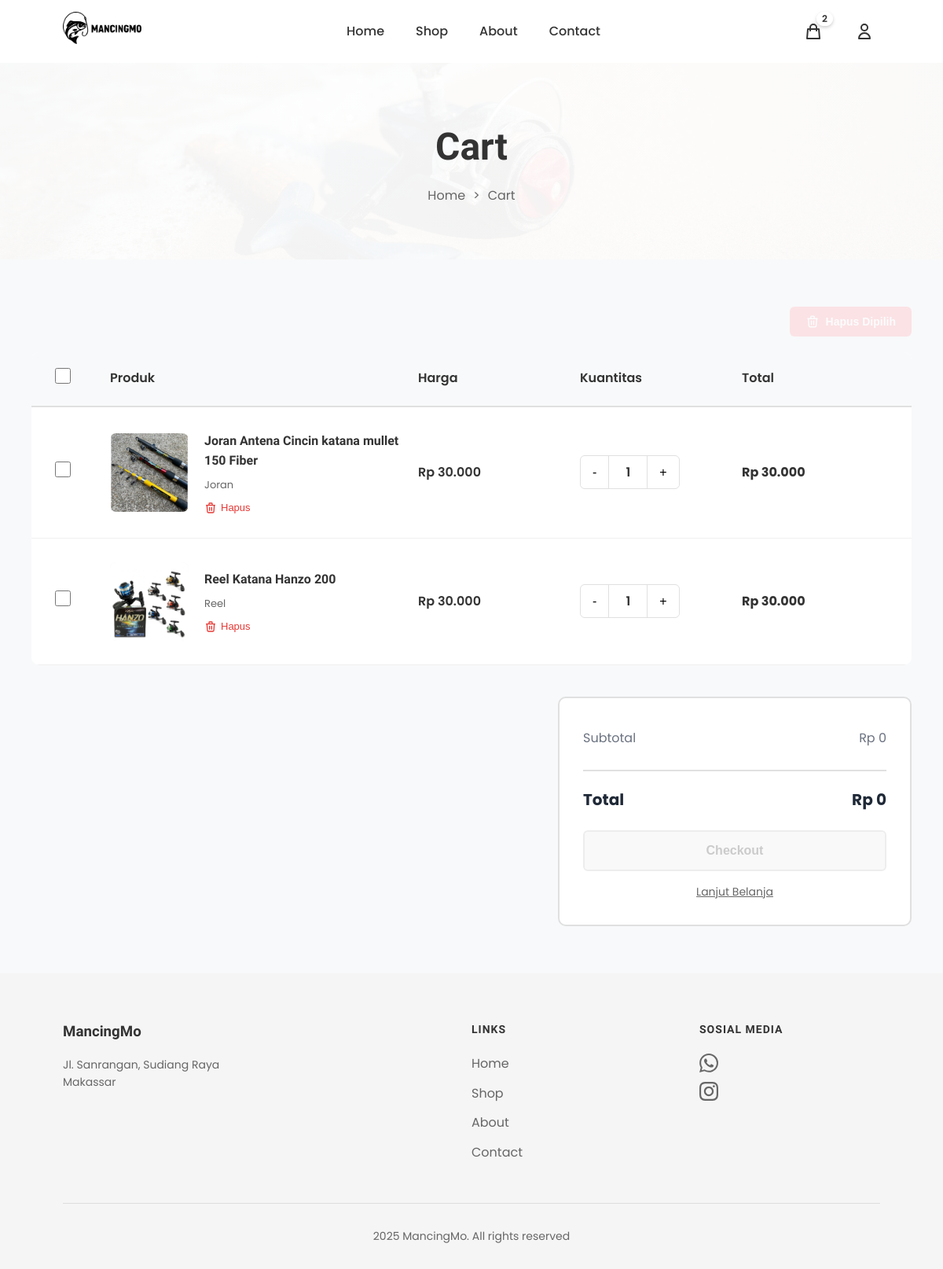
The app's page /cart/ (signed in) with its own data.
### products/models.py (models this page shows, shortened)
class Cart(models.Model):
    user = models.OneToOneField(User, on_delete=models.CASCADE, related_name='cart', verbose_name="Pengguna")
    created_at = models.DateTimeField(auto_now_add=True, verbose_name="Dibuat Pada")
    updated_at = models.DateTimeField(auto_now=True, verbose_name="Diperbarui Pada")
    class Meta:
        verbose_name = "Keranjang"
        verbose_name_plural = "Keranjang"
        app_label = 'products'
    @property
    def unique_items_count(self):
        return self.items.count()
    def get_unique_items_count(self):
        return self.unique_items_count

class CartItem(models.Model):
    cart = models.ForeignKey(Cart, on_delete=models.CASCADE, related_name='items', verbose_name="Keranjang")
    product = models.ForeignKey(Product, on_delete=models.CASCADE, verbose_name="Produk")
    quantity = models.IntegerField(default=1, verbose_name="Jumlah")
    added_at = models.DateTimeField(auto_now_add=True, verbose_name="Ditambahkan Pada")
    class Meta:
        verbose_name = "Item Keranjang"
        verbose_name_plural = "Item Keranjang"
        unique_together = ('cart', 'product')
    @property
    def subtotal(self):
        return self.product.price * self.quantity
    def get_subtotal(self):
        return self.subtotal

class Product(models.Model):
    name = models.CharField(max_length=300, verbose_name="Nama Produk")
    slug = models.SlugField(unique=True, blank=True, verbose_name="Slug")
    description = models.TextField(verbose_name="Deskripsi")
    price = models.DecimalField(max_digits=10, decimal_places=0, verbose_name="Harga")
    category = models.ForeignKey(Category, on_delete=models.CASCADE, related_name='products', verbose_name="Kategori")
    stock = models.IntegerField(default=0, verbose_name="Stok")
    image = models.ImageField(upload_to='products/', blank=True, null=True, verbose_name="Gambar")
    is_active = models.BooleanField(default=True, verbose_name="Aktif")
    featured = models.BooleanField(default=False, verbose_name="Unggulan")
    created_at = models.DateTimeField(auto_now_add=True, verbose_name="Dibuat Pada")
    updated_at = models.DateTimeField(auto_now=True, verbose_name="Diperbarui Pada")
    class Meta:
        verbose_name = "Produk"
        verbose_name_plural = "Produk"
        ordering = ['-created_at']
        app_label = 'products'

class Category(models.Model):
    name = models.CharField(max_length=200, verbose_name="Nama Kategori")
    slug = models.SlugField(unique=True, blank=True, verbose_name="Slug")
    description = models.TextField(blank=True, verbose_name="Deskripsi")
    created_at = models.DateTimeField(auto_now_add=True, verbose_name="Dibuat Pada")
    class Meta:
        verbose_name = "Kategori"
        verbose_name_plural = "Kategori"
        ordering = ['name']
        app_label = 'products'

### products/views.py (the view)
# urls.py: path('cart/', views.cart, name='cart'),
@login_required
def cart(request):
    cart, created = Cart.objects.get_or_create(user=request.user)
    cart_items = cart.items.select_related('product').all()
    context = {
        'cart': cart,
        'cart_items': cart_items,
    }
    return render(request, 'cart.html', context)

### products/templatetags/currency_filters.py (called while the page is built)
@register.filter
def format_currency(value):
    try:
        value = int(value)
        return f"{value:,}".replace(",", ".")
    except (ValueError, TypeError):
        return value

### templates/cart.html (shortened to what this page needs)
{% extends 'base.html' %}
{% load static %}
{% load currency_filters %}
{% block extra_css %}
<link rel="stylesheet" href="{% static 'css/cart.css' %}">
{% endblock %}
{% block content %}
<section class="page-hero">
    <h1 class="page-title">Cart</h1>
    <div class="breadcrumb">
        <a href="{% url 'home' %}">Home</a>
        <span>></span>
        <span>Cart</span>
    </div>
</section>
<section class="cart-container">
    {% if cart_items %}
    <div class="cart-actions">
        <button type="button" class="btn-delete-selected" id="delete-selected-btn" onclick="deleteSelectedItems()" disabled>
            <svg fill="none" stroke="currentColor" viewBox="0 0 24 24">
                <path stroke-linecap="round" stroke-linejoin="round" stroke-width="2" d="M19 7l-.867 12.142A2 2 0 0116.138 21H7.862a2 2 0 01-1.995-1.858L5 7m5 4v6m4-6v6m1-10V4a1 1 0 00-1-1h-4a1 1 0 00-1 1v3M4 7h16"/>
            </svg>
        </button>
    </div>
    <div class="cart-table">
        <div class="table-header">
            <div>
                <input type="checkbox" id="select-all-checkbox" onchange="toggleSelectAll(this)">
            </div>
            <div>Produk</div>
            <div>Harga</div>
            <div>Kuantitas</div>
            <div>Total</div>
        </div>
        {% for item in cart_items %}
        <div class="cart-item" data-item-id="{{ item.id }}">
            <div>
                <input type="checkbox" class="item-checkbox"
                       data-item-id="{{ item.id }}"
                       data-price="{{ item.product.price|floatformat:0 }}"
                       data-quantity="{{ item.quantity }}"
                       data-subtotal="{{ item.get_subtotal|floatformat:0 }}"
                       onchange="updateCartSummary()">
            </div>
            <div class="item-details">
                <div class="item-image">
                    {% if item.product.image %}
                    <img src="{{ item.product.image.url }}" alt="{{ item.product.name }}">
                    {% else %}
                    <img src="{% static 'image/no-image.png' %}" alt="No Image">
                    {% endif %}
                </div>
                <div class="item-info">
                    <h3>{{ item.product.name }}</h3>
                    <div class="item-variant">{{ item.product.category.name }}</div>
                    <div class="item-actions">
                        <form method="post" action="{% url 'remove_from_cart' item.id %}" style="display: inline;">
                            <button type="submit" class="action-btn" onclick="return confirm('Hapus produk ini dari keranjang?')">
                                <svg fill="none" stroke="currentColor" viewBox="0 0 24 24">
                                    <path stroke-linecap="round" stroke-linejoin="round" stroke-width="2" d="M19 7l-.867 12.142A2 2 0 0116.138 21H7.862a2 2 0 01-1.995-1.858L5 7m5 4v6m4-6v6m1-10V4a1 1 0 00-1-1h-4a1 1 0 00-1 1v3M4 7h16"/>
                                </svg>
                                Hapus
                            </button>
                        </form>
                    </div>
                </div>
            </div>
            <div class="item-price">
                Rp {{ item.product.price|format_currency }}
            </div>
            <div class="item-quantity">
                <button class="qty-btn" onclick="updateQuantity({{ item.id }}, 'decrease')">-</button>
                <span class="qty-display" id="qty-{{ item.id }}">{{ item.quantity }}</span>
                <button class="qty-btn" onclick="updateQuantity({{ item.id }}, 'increase')">+</button>
            </div>
            <div class="item-total" id="subtotal-{{ item.id }}">
                Rp {{ item.get_subtotal|format_currency }}
            </div>
        </div>
        {% endfor %}
    </div>
    <div class="cart-summary">
        <div class="summary-row">
            <span>Subtotal</span>
            <span id="cart-subtotal">Rp 0</span>
        </div>
        <div class="summary-row total">
            <span>Total</span>
            <span id="cart-total">Rp 0</span>
        </div>
        <button type="button" class="btn-checkout" id="checkout-btn" onclick="proceedToCheckout()" disabled>Checkout</button>
        <a href="{% url 'shop' %}" class="link-continue">Lanjut Belanja</a>
    </div>
    {% endif %}
</section>
{% endblock %}

### templates/includes/header.html (shortened to what this page needs)
{% load static %}
<nav>
    <div class="logo">
        <a href="{% url 'home' %}">
            <img src="{% static 'image/logo mancingmo.png' %}" alt="MancingMo Logo">
        </a>
    </div>
    <ul class="nav-links">
        <li><a href="{% url 'home' %}">Home</a></li>
        <li><a href="{% url 'shop' %}">Shop</a></li>
        <li><a href="{% url 'about' %}">About</a></li>
        <li><a href="{% url 'contact' %}">Contact</a></li>
    </ul>
    <div class="nav-icons">
        <a href="{% url 'cart' %}" class="icon-link cart-icon-wrapper">
            <svg fill="none" stroke="currentColor" viewBox="0 0 24 24">
                <path stroke-linecap="round" stroke-linejoin="round" stroke-width="2" d="M16 11V7a4 4 0 00-8 0v4M5 9h14l1 12H4L5 9z"/>
            </svg>
            {% if user.is_authenticated %}
                {% if user.cart.get_unique_items_count > 0 %}
                <span class="cart-badge" id="cartBadge">{{ user.cart.get_unique_items_count }}</span>
                {% else %}
                <span class="cart-badge" id="cartBadge" style="display: none;"></span>
                {% endif %}
            {% endif %}
        </a>
        {% if user.is_authenticated %}
        <div class="user-menu">
            <button class="user-btn">
                <svg fill="none" stroke="currentColor" viewBox="0 0 24 24">
                    <path stroke-linecap="round" stroke-linejoin="round" stroke-width="2" d="M16 7a4 4 0 11-8 0 4 4 0 018 0zM12 14a7 7 0 00-7 7h14a7 7 0 00-7-7z"/>
                </svg>
            </button>
        </div>
        {% endif %}
    </div>
</nav>

### static/css/header.css (style rules this page uses)
nav { display: flex; justify-content: space-between; align-items: center; padding: 15px 80px; background: white; box-shadow: 0 2px 5px rgba(0,0,0,0.1); height: 80px; }
.logo { display: flex; align-items: center; font-weight: bold; font-size: 20px; }
.logo img { width: 100px; height: 100px; margin-right: 10px; object-fit: contain; }
.nav-links { display: flex; gap: 40px; list-style: none; }
.nav-links a { text-decoration: none; color: #333; font-weight: 500; transition: color 0.3s; }
.nav-icons { display: flex; gap: 25px; align-items: center; }
.nav-icons a { text-decoration: none; color: #333; display: flex; flex-direction: column; align-items: center; gap: 5px; }
.nav-icons a svg { width: 24px; height: 24px; color: #333; stroke: #333; }
.nav-icons a span { font-size: 12px; color: #333; line-height: 1; white-space: nowrap; }
.cart-icon-wrapper { position: relative; display: flex; align-items: center; justify-content: center; width: 40px; height: 40px; }
.cart-badge { position: absolute; top: -5px; right: -5px; background: transparent; color: white; font-size: 11px; font-weight: 600; min-width: 18px; height: 18px; border-radius: 9px; display: flex; align-items: center; justify-content: center; padding: 0 5px; box-shadow: 0 2px 4px rgba(0, 0, 0, 0.2); border: 2px solid white; z-index: 10; }
.user-menu { position: relative; }
.user-btn { display: flex; align-items: center; justify-content: center; width: 40px; height: 40px; padding: 0; background: transparent; border: none; cursor: pointer; transition: all 0.3s ease; color: #333; }
.user-btn svg { width: 24px; height: 24px; }
.icon-link { display: flex; align-items: center; justify-content: center; width: 40px; height: 40px; color: #333; transition: all 0.3s ease; }

### static/css/order_history.css (style rules this page uses)
.summary-row { display: flex; justify-content: space-between; padding: 0.5rem 0; color: #6b7280; font-size: 0.9rem; }
.summary-row.total { font-weight: 600; color: #1f2937; border-top: 2px solid #e5e7eb; padding-top: 0.75rem; margin-top: 0.5rem; font-size: 1rem; }

### templates/base.html (style rules this page uses)
* { margin: 0; padding: 0; box-sizing: border-box; }
body { font-family: 'Poppins', sans-serif; color: #333; background-color: #f8f9fa; line-height: 1.6; min-height: 100vh; display: flex; flex-direction: column; }
h1, h2, h3, h4, h5, h6 { font-family: 'Montserrat', sans-serif; }

### records on screen
CartItem: product.image (picture), product.name "Joran Antena Cincin katana mullet 150 Fiber", product.category.name "Joran", product.price "30.000", quantity "1", get_subtotal "30.000"
CartItem: product.image (picture), product.name "Reel Katana Hanzo 200", product.category.name "Reel", product.price "30.000", quantity "1", get_subtotal "30.000"

### other values on screen
{{ user.cart.get_unique_items_count }} "2"
